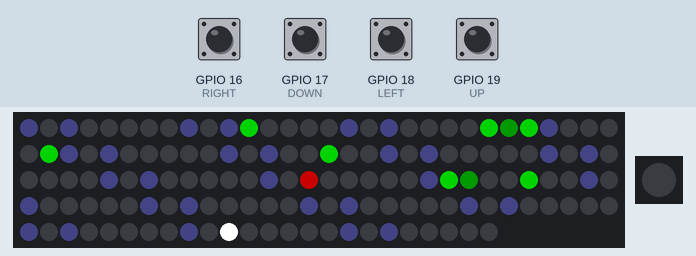
Simulated run of this program. Board: ESP32. Parts: 144 RGB LEDs in strip order, left to right, continuing on the next row, 1 RGB LEDs in strip order, left to right. Inputs (shaded band) come from the test bench; at power-on: GPIO 16 (RIGHT), GPIO 17 (DOWN), GPIO 18 (LEFT), GPIO 19 (UP) HIGH. Dim RGB values are drawn brighter than linear; random numbers use the default seed unless the program sets one.

Above: at 1.9 s.
2.0 s: GPIO 18 (LEFT) pulled LOW for 0.15 s
At 2.57 s:
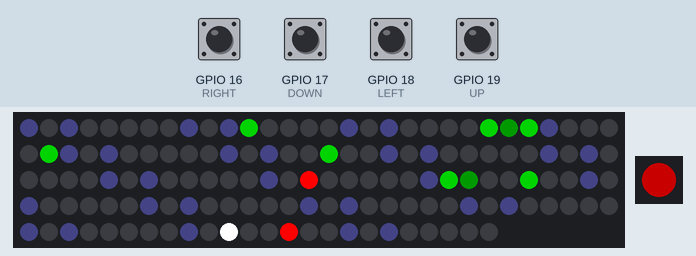
2.7 s: GPIO 16 (RIGHT) pulled LOW for 0.15 s
At 3.39 s:
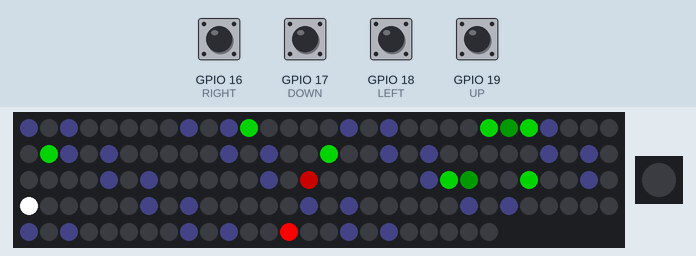
3.4 s: GPIO 19 (UP) pulled LOW for 0.15 s
At 3.71 s:
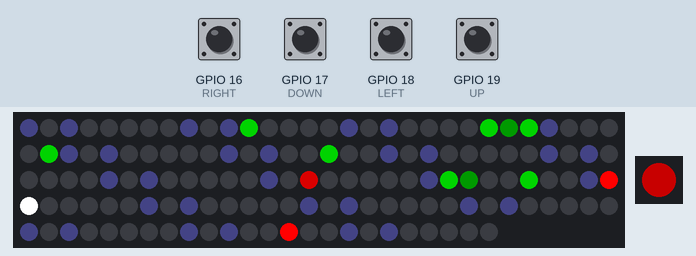
4.1 s: GPIO 16 (RIGHT) pulled LOW for 1 s
At 5.01 s:
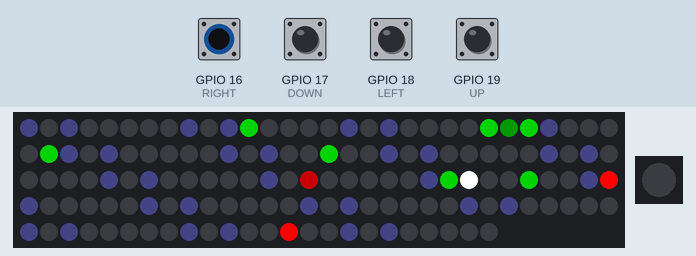
5.7 s: GPIO 18 (LEFT) pulled LOW for 1 s
7.3 s: GPIO 19 (UP) pulled LOW for 1 s
At 7.5 s:
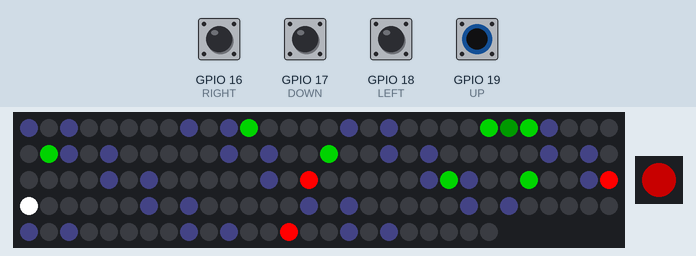
Timing chart, 0 to 9.9 s (numbered marks = the images above; inputs shaded):
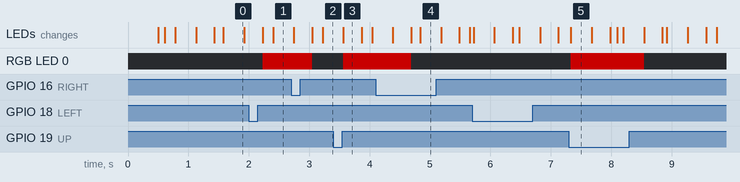

The program:

main.cpp
```cpp
// KTANE Maze Module (independent operation test) by Nicholas Schwankl
// Uses FastLED [https://github.com/FastLED/FastLED] and Bounce 2 [https://github.com/thomasfredericks/Bounce2].
// Keep Talking and Nobody Explodes holds all rights to their game. Please buy a copy from https://keeptalkinggame.com/ before making these modules.

#include <Arduino.h>

#define FASTLED_INTERNAL
#include <FastLED.h>
#include <Bounce2.h>
#include "mazes.h"

// PRE-PROCESSOR OPTIONS //

#define DEBUG false //makes maze visible

// PIN ASSIGNMENTS //

#define SCREEN      25
#define INDICATOR   26
#define SETUP       21

#define UP          19
#define LEFT        18
#define DOWN        17
#define RIGHT       16

#define UNATTACHED  34 //used for RNG

// END OPTIONS //

#define NUM_GRID_LEDS 144
CRGB leds[NUM_GRID_LEDS];
CRGB indicator[1];

Bounce up_db =    Bounce();
Bounce left_db =  Bounce();
Bounce down_db =  Bounce();
Bounce right_db = Bounce();

boolean upState         = false;
boolean upStateLast     = false;
boolean leftState       = false;
boolean leftStateLast   = false;
boolean downState       = false;
boolean downStateLast   = false;
boolean rightState      = false;
boolean rightStateLast  = false;

const byte mainDotsMap[6][6] = { //provides mapping from the 6x6 positions to the 144 pixels
  {104,  96, 56, 48,  8,  0},
  {106,  98, 58, 50, 10,  2},
  {120, 112, 72, 64, 24, 16},
  {122, 114, 74, 66, 26, 18},
  {136, 128, 88, 80, 40, 32},
  {138, 130, 90, 82, 42, 34}
};

const byte mazeMap[11][11] = { //provides mapping from the 11x11 arrays to the 144 pixels
  {104, 103,  96, 63, 56, 55, 48, 15,  8,  7,  0},
  {105, 102,  97, 62, 57, 54, 49, 14,  9,  6,  1},
  {106, 101,  98, 61, 58, 53, 50, 13, 10,  5,  2},
  {107, 100,  99, 60, 59, 52, 51, 12, 11,  4,  3},
  {120, 119, 112, 79, 72, 71, 64, 31, 24, 23, 16},
  {121, 118, 113, 78, 73, 70, 65, 30, 25, 22, 17},
  {122, 117, 114, 77, 74, 69, 66, 29, 26, 21, 18},
  {123, 116, 115, 76, 75, 68, 67, 28, 27, 20, 19},
  {136, 135, 128, 95, 88, 87, 80, 47, 40, 39, 32},
  {137, 134, 129, 94, 89, 86, 81, 46, 41, 38, 33},
  {138, 133, 130, 93, 90, 85, 82, 45, 42, 37, 34}
};

byte maze[11][11];

byte mazeChoice = random(0,9); //randomly pick a maze

byte posX = random(0,6); //randomize start position
byte posY = random(0,6); //randomize start position

byte goalX = posX;
byte goalY = posY;

boolean solvedState = false;
boolean strikeState = false;
long    strikeTime  = 0;

CRGB dark = CRGB(4,4,8);        //color of unoccupied spaces
CRGB white = CRGB(255,255,255); //color of player position
CRGB red = CRGB(255,0,0);       //color of walls
CRGB darkred = CRGB(25,0,0);    //color of debug walls
CRGB circle = CRGB(0,127,0);    //color of circle walls
CRGB darkcircle = CRGB(0,25,0); //color of circle positions

CRGB indicatorSolved = CRGB(0,100,0);   //color of indicator when module solved
CRGB indicatorStrike = CRGB(100,0,0);   //color of indicator when module striked

const int maxPulse   = 255;     //max brightness of goal pulse
const int minPulse   = 100;     //min brightness of goal pulse
CRGB pulse = CRGB(0,0,0);       //color of goal position (placeholder)

void setup() {

  pinMode(UP, INPUT_PULLUP);
  pinMode(LEFT, INPUT_PULLUP);
  pinMode(DOWN, INPUT_PULLUP);
  pinMode(RIGHT, INPUT_PULLUP);
  pinMode(SETUP, INPUT_PULLUP);

  up_db.attach(UP);
  up_db.interval(20);
  left_db.attach(LEFT);
  left_db.interval(20);
  down_db.attach(DOWN);
  down_db.interval(20);
  right_db.attach(RIGHT);
  right_db.interval(20);

  FastLED.addLeds<WS2812B, SCREEN, GRB>(leds, NUM_GRID_LEDS); //setup leds
  FastLED.addLeds<WS2812B, INDICATOR, GRB>(indicator, 1);
  delay(500);

  randomSeed(analogRead(UNATTACHED));
  while(goalX==posX && goalY==posY){ //randomize goal position to not be on player
    goalX = random(0,6);
    goalY = random(0,6);
  }

  for(int i=0; i<11; i++){
    for(int j=0; j<11; j++){
      maze[i][j] = mazes[mazeChoice][i][j]; //fill in the maze matrix from storage
    }
  }

  for(int i=0; i<NUM_GRID_LEDS; i++){ //clear screen
    leds[i] = CRGB(0,0,0);
  }
  indicator[0] = CRGB(0,0,0);
  FastLED.show();
  delay(100);

  #if DEBUG
    for(int i=0; i<11; i++){
      for(int j=0; j<11; j++){
        if(maze[i][j] == 1){
          leds[ mazeMap[i][j] ] = darkred; //show maze if in debug
        }
      }
    }
  #endif

  indicator[0] = CRGB(0,0,0);
  for(int i=0; i<11; i++){
    for(int j=0; j<11; j++){
      if(maze[i][j] == 2){ //fill in dots
        leds[ mazeMap[i][j] ] = dark;
      }
      if(maze[i][j] == 4){ //set surroundings
        leds[ mazeMap[i][j] ] = darkcircle;
        if(i!=0){
          leds[ mazeMap[i-1][j] ] = circle;
        }
        if(j!=0){
          leds[ mazeMap[i][j-1] ] = circle;
        }
        if(i!=10){
          leds[ mazeMap[i+1][j] ] = circle;
        }
        if(j!=10){
          leds[ mazeMap[i][j+1] ] = circle;
        }
      }
    }
  }

  FastLED.show();
  delay(100);

}

void loop() {

  up_db.update();    //update debouncing
  left_db.update();
  down_db.update();
  right_db.update();

  upStateLast = upState;    //update button states
  upState = (up_db.read()==LOW);
  leftStateLast = leftState;
  leftState = (left_db.read()==LOW);
  downStateLast = downState;
  downState = (down_db.read()==LOW);
  rightStateLast = rightState;
  rightState = (right_db.read()==LOW);

  pulse = CRGB( map(quadwave8(millis()/(20)*PI),0,255,minPulse,maxPulse) ,0,0); //update pulse animation

  if(solvedState){

    indicator[0] = indicatorSolved;
    leds[ mainDotsMap[goalY][goalX] ] = pulse;

  }else{

    if(strikeState){
      if(strikeTime+1000 < millis()){
        indicator[0] = CRGB(0,0,0);
      }else{
        indicator[0] = indicatorStrike;
      }
    }

    if(upState > upStateLast){
      if( posY > 0 ){                                 //check if move is in bounds
        if( maze[posY*2-1][posX*2] == 1 ){            //check if move is valid
          strikeState = true;                         //strike if it isn't
          indicator[0] = indicatorStrike;
          strikeTime = millis();
          leds[ mazeMap[posY*2-1][posX*2] ] = red;
        }else{
          leds[ mainDotsMap[posY][posX] ] = dark;
          posY = posY-1;                              //move if it is
        }
      }
    }

    if(leftState > leftStateLast){
      if( posX > 0 ){                                 //check if move is in bounds
        if( maze[posY*2][posX*2-1] == 1 ){            //check if move is valid
          strikeState = true;                         //strike if it isn't
          indicator[0] = indicatorStrike;
          strikeTime = millis();
          leds[ mazeMap[posY*2][posX*2-1] ] = red;
        }else{
          leds[ mainDotsMap[posY][posX] ] = dark;
          posX = posX-1;                              //move if it is
        }
      }
    }

    if(downState > downStateLast){
      if( posY < 5 ){                                 //check if move is in bounds
        if( maze[posY*2+1][posX*2] == 1 ){            //check if move is valid
          strikeState = true;                         //strike if it isn't
          indicator[0] = indicatorStrike;
          strikeTime = millis();
          leds[ mazeMap[posY*2+1][posX*2] ] = red;
        }else{
          leds[ mainDotsMap[posY][posX] ] = dark;
          posY = posY+1;                              //move if it is
        }
      }
    }

    if(rightState > rightStateLast){
      if( posX < 5 ){                                 //check if move is in bounds
        if( maze[posY*2][posX*2+1] == 1 ){            //check if move is valid
          strikeState = true;                         //strike if it isn't
          indicator[0] = indicatorStrike;
          strikeTime = millis();
          leds[ mazeMap[posY*2][posX*2+1] ] = red;
        }else{
          leds[ mainDotsMap[posY][posX] ] = dark;
          posX = posX+1;                              //move if it is
        }
      }
    }

    if( (posX == goalX) && (posY == goalY) ){         //set to solved if true
      solvedState = true;
      indicator[0] = indicatorSolved;
    }

    leds[ mainDotsMap[posY][posX] ] = white;          //update the lights
    leds[ mainDotsMap[goalY][goalX] ] = pulse;

  }

  FastLED.show();

  delay(1);

}
```

Source omitted: mazes.h (data table, 4289 bytes)
